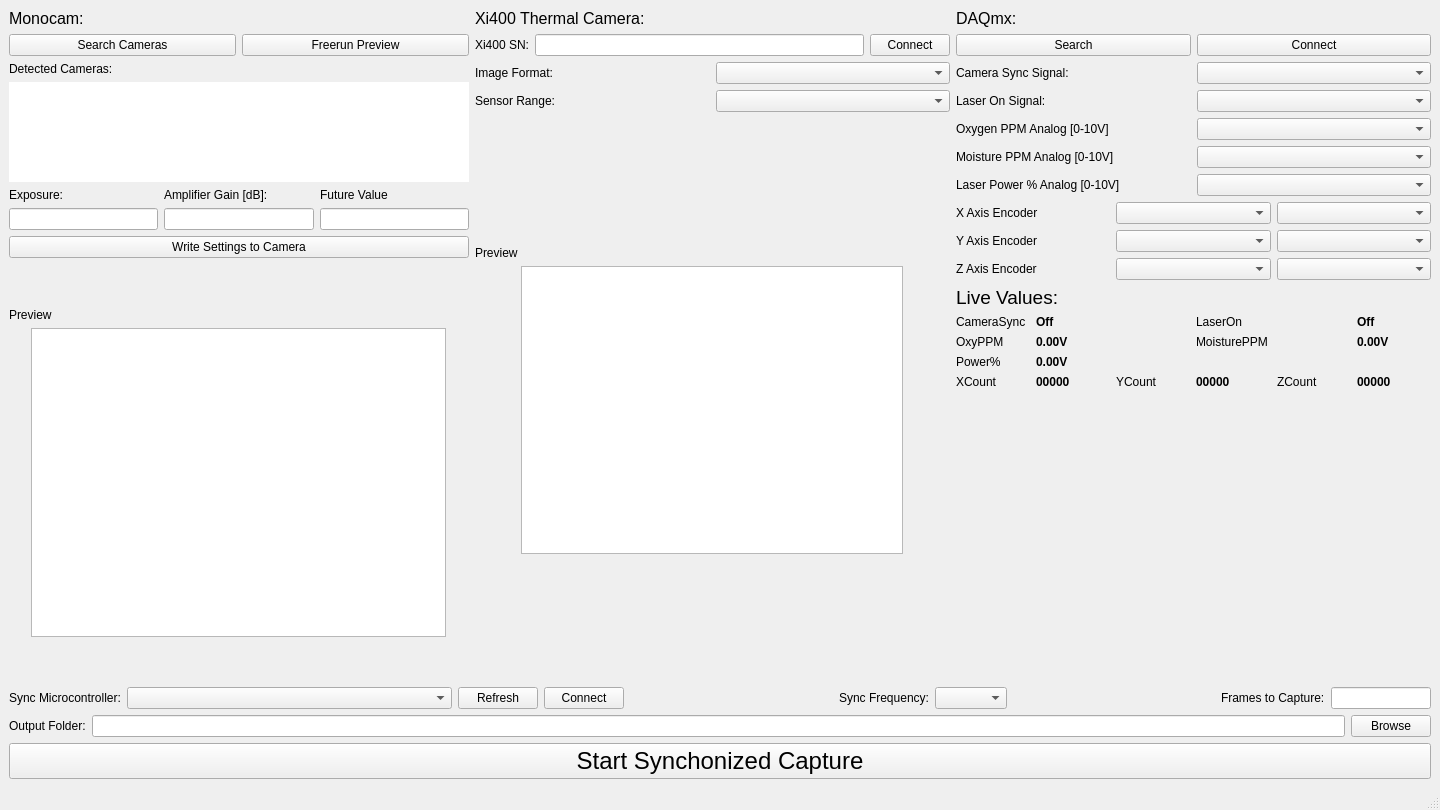
<?xml version="1.0" encoding="UTF-8"?>
<ui version="4.0">
 <class>MainWindow</class>
 <widget class="QMainWindow" name="MainWindow">
  <property name="geometry">
   <rect>
    <x>0</x>
    <y>0</y>
    <width>1440</width>
    <height>810</height>
   </rect>
  </property>
  <property name="windowTitle">
   <string>MainWindow</string>
  </property>
  <widget class="QWidget" name="centralwidget">
   <layout class="QVBoxLayout" name="verticalLayout_2">
    <item>
     <layout class="QVBoxLayout" name="VLMainLayout">
      <item>
       <layout class="QHBoxLayout" name="HLMainLayout">
        <item>
         <layout class="QVBoxLayout" name="VLAVCameras">
          <item>
           <widget class="QLabel" name="label">
            <property name="font">
             <font>
              <pointsize>12</pointsize>
             </font>
            </property>
            <property name="text">
             <string>Monocam:</string>
            </property>
           </widget>
          </item>
          <item>
           <layout class="QHBoxLayout" name="horizontalLayout_2">
            <item>
             <widget class="QPushButton" name="PBSearchMonocam">
              <property name="text">
               <string>Search Cameras</string>
              </property>
             </widget>
            </item>
            <item>
             <widget class="QPushButton" name="PBFreerunMonocam">
              <property name="text">
               <string>Freerun Preview</string>
              </property>
              <property name="checkable">
               <bool>true</bool>
              </property>
             </widget>
            </item>
           </layout>
          </item>
          <item>
           <widget class="QLabel" name="label_4">
            <property name="text">
             <string>Detected Cameras:</string>
            </property>
           </widget>
          </item>
          <item>
           <widget class="QListWidget" name="ListDetectedMonocam">
            <property name="maximumSize">
             <size>
              <width>475</width>
              <height>100</height>
             </size>
            </property>
            <property name="frameShape">
             <enum>QFrame::NoFrame</enum>
            </property>
            <property name="frameShadow">
             <enum>QFrame::Plain</enum>
            </property>
           </widget>
          </item>
          <item>
           <layout class="QHBoxLayout" name="HLCameraSettings">
            <item>
             <layout class="QVBoxLayout" name="VLCameraSetting">
              <item>
               <widget class="QLabel" name="label_5">
                <property name="text">
                 <string>Exposure:</string>
                </property>
               </widget>
              </item>
              <item>
               <widget class="QLineEdit" name="LEExposureMonocam"/>
              </item>
             </layout>
            </item>
            <item>
             <layout class="QVBoxLayout" name="VLCameraSetting_2">
              <item>
               <widget class="QLabel" name="label_6">
                <property name="text">
                 <string>Amplifier Gain [dB]:</string>
                </property>
               </widget>
              </item>
              <item>
               <widget class="QLineEdit" name="LEAmpGainMonocam"/>
              </item>
             </layout>
            </item>
            <item>
             <layout class="QVBoxLayout" name="VLCameraSetting_4">
              <item>
               <widget class="QLabel" name="label_9">
                <property name="text">
                 <string>Future Value</string>
                </property>
               </widget>
              </item>
              <item>
               <widget class="QLineEdit" name="LEAmpGainMonocam_2"/>
              </item>
             </layout>
            </item>
           </layout>
          </item>
          <item>
           <widget class="QPushButton" name="PBWriteToCamera">
            <property name="text">
             <string>Write Settings to Camera</string>
            </property>
           </widget>
          </item>
          <item>
           <spacer name="verticalSpacer_4">
            <property name="orientation">
             <enum>Qt::Vertical</enum>
            </property>
            <property name="sizeHint" stdset="0">
             <size>
              <width>20</width>
              <height>40</height>
             </size>
            </property>
           </spacer>
          </item>
          <item>
           <widget class="QLabel" name="label_7">
            <property name="text">
             <string>Preview</string>
            </property>
           </widget>
          </item>
          <item>
           <layout class="QHBoxLayout" name="horizontalLayout_3">
            <item>
             <widget class="QGraphicsView" name="GVPreviewMonocam">
              <property name="minimumSize">
               <size>
                <width>415</width>
                <height>309</height>
               </size>
              </property>
              <property name="maximumSize">
               <size>
                <width>415</width>
                <height>309</height>
               </size>
              </property>
             </widget>
            </item>
           </layout>
          </item>
          <item>
           <spacer name="verticalSpacer">
            <property name="orientation">
             <enum>Qt::Vertical</enum>
            </property>
            <property name="sizeHint" stdset="0">
             <size>
              <width>20</width>
              <height>40</height>
             </size>
            </property>
           </spacer>
          </item>
         </layout>
        </item>
        <item>
         <layout class="QVBoxLayout" name="VLIRCameras">
          <item>
           <widget class="QLabel" name="label_2">
            <property name="minimumSize">
             <size>
              <width>475</width>
              <height>0</height>
             </size>
            </property>
            <property name="font">
             <font>
              <pointsize>12</pointsize>
             </font>
            </property>
            <property name="text">
             <string>Xi400 Thermal Camera:</string>
            </property>
           </widget>
          </item>
          <item>
           <layout class="QHBoxLayout" name="HLXiDetails">
            <item>
             <widget class="QLabel" name="label_10">
              <property name="text">
               <string>Xi400 SN:</string>
              </property>
             </widget>
            </item>
            <item>
             <widget class="QLineEdit" name="LEXiSerialNumber"/>
            </item>
            <item>
             <widget class="QPushButton" name="PBXiToggleConnect">
              <property name="text">
               <string>Connect</string>
              </property>
             </widget>
            </item>
           </layout>
          </item>
          <item>
           <layout class="QHBoxLayout" name="horizontalLayout_7">
            <item>
             <widget class="QLabel" name="label_14">
              <property name="text">
               <string>Image Format:</string>
              </property>
             </widget>
            </item>
            <item>
             <widget class="QComboBox" name="CBoxXiFormat"/>
            </item>
           </layout>
          </item>
          <item>
           <layout class="QHBoxLayout" name="horizontalLayout_6">
            <item>
             <widget class="QLabel" name="label_13">
              <property name="text">
               <string>Sensor Range:</string>
              </property>
             </widget>
            </item>
            <item>
             <widget class="QComboBox" name="CBoxXiTempRange"/>
            </item>
           </layout>
          </item>
          <item>
           <spacer name="verticalSpacer_5">
            <property name="orientation">
             <enum>Qt::Vertical</enum>
            </property>
            <property name="sizeHint" stdset="0">
             <size>
              <width>20</width>
              <height>40</height>
             </size>
            </property>
           </spacer>
          </item>
          <item>
           <widget class="QLabel" name="label_15">
            <property name="text">
             <string>Preview</string>
            </property>
           </widget>
          </item>
          <item>
           <layout class="QHBoxLayout" name="horizontalLayout_8">
            <item>
             <widget class="QGraphicsView" name="GVXiPreview">
              <property name="minimumSize">
               <size>
                <width>382</width>
                <height>288</height>
               </size>
              </property>
              <property name="maximumSize">
               <size>
                <width>382</width>
                <height>288</height>
               </size>
              </property>
             </widget>
            </item>
           </layout>
          </item>
          <item>
           <spacer name="verticalSpacer_2">
            <property name="orientation">
             <enum>Qt::Vertical</enum>
            </property>
            <property name="sizeHint" stdset="0">
             <size>
              <width>20</width>
              <height>40</height>
             </size>
            </property>
           </spacer>
          </item>
         </layout>
        </item>
        <item>
         <layout class="QVBoxLayout" name="VLDAQmx">
          <item>
           <widget class="QLabel" name="label_3">
            <property name="minimumSize">
             <size>
              <width>475</width>
              <height>0</height>
             </size>
            </property>
            <property name="font">
             <font>
              <pointsize>12</pointsize>
             </font>
            </property>
            <property name="text">
             <string>DAQmx:</string>
            </property>
           </widget>
          </item>
          <item>
           <layout class="QHBoxLayout" name="horizontalLayout_9">
            <item>
             <widget class="QPushButton" name="PBDAQSearch">
              <property name="text">
               <string>Search</string>
              </property>
             </widget>
            </item>
            <item>
             <widget class="QPushButton" name="PBDAQConnToggle">
              <property name="text">
               <string>Connect</string>
              </property>
             </widget>
            </item>
           </layout>
          </item>
          <item>
           <layout class="QHBoxLayout" name="CameraSyncLayout">
            <item>
             <widget class="QLabel" name="label_17">
              <property name="text">
               <string>Camera Sync Signal:</string>
              </property>
             </widget>
            </item>
            <item>
             <widget class="QComboBox" name="CBoxCamSyncSignal"/>
            </item>
           </layout>
          </item>
          <item>
           <layout class="QHBoxLayout" name="horizontalLayout_18">
            <item>
             <widget class="QLabel" name="label_24">
              <property name="text">
               <string>Laser On Signal:</string>
              </property>
             </widget>
            </item>
            <item>
             <widget class="QComboBox" name="CBoxLaserOnSignal"/>
            </item>
           </layout>
          </item>
          <item>
           <layout class="QHBoxLayout" name="horizontalLayout_12">
            <item>
             <widget class="QLabel" name="label_18">
              <property name="text">
               <string>Oxygen PPM Analog [0-10V]</string>
              </property>
             </widget>
            </item>
            <item>
             <widget class="QComboBox" name="CBoxOxyPPMSignal"/>
            </item>
           </layout>
          </item>
          <item>
           <layout class="QHBoxLayout" name="horizontalLayout_19">
            <item>
             <widget class="QLabel" name="label_25">
              <property name="text">
               <string>Moisture PPM Analog [0-10V]</string>
              </property>
             </widget>
            </item>
            <item>
             <widget class="QComboBox" name="CBoxMoisturePPMSignal"/>
            </item>
           </layout>
          </item>
          <item>
           <layout class="QHBoxLayout" name="horizontalLayout_20">
            <item>
             <widget class="QLabel" name="label_26">
              <property name="text">
               <string>Laser Power % Analog [0-10V]</string>
              </property>
             </widget>
            </item>
            <item>
             <widget class="QComboBox" name="CBoxLaserPowerPctSignal"/>
            </item>
           </layout>
          </item>
          <item>
           <layout class="QHBoxLayout" name="horizontalLayout_13">
            <item>
             <widget class="QLabel" name="label_19">
              <property name="text">
               <string>X Axis Encoder</string>
              </property>
             </widget>
            </item>
            <item>
             <widget class="QComboBox" name="CBoxXEncoderA"/>
            </item>
            <item>
             <widget class="QComboBox" name="CBoxXEncoderB"/>
            </item>
           </layout>
          </item>
          <item>
           <layout class="QHBoxLayout" name="horizontalLayout_10">
            <item>
             <widget class="QLabel" name="label_16">
              <property name="text">
               <string>Y Axis Encoder</string>
              </property>
             </widget>
            </item>
            <item>
             <widget class="QComboBox" name="CBoxYEncoderA"/>
            </item>
            <item>
             <widget class="QComboBox" name="CBoxYEncoderB"/>
            </item>
           </layout>
          </item>
          <item>
           <layout class="QHBoxLayout" name="horizontalLayout_16">
            <item>
             <widget class="QLabel" name="label_22">
              <property name="text">
               <string>Z Axis Encoder</string>
              </property>
             </widget>
            </item>
            <item>
             <widget class="QComboBox" name="CBoxZEncoderA"/>
            </item>
            <item>
             <widget class="QComboBox" name="CBoxZEncoderB"/>
            </item>
           </layout>
          </item>
          <item>
           <widget class="QLabel" name="label_27">
            <property name="font">
             <font>
              <pointsize>14</pointsize>
             </font>
            </property>
            <property name="text">
             <string>Live Values:</string>
            </property>
           </widget>
          </item>
          <item>
           <layout class="QGridLayout" name="gridLayout">
            <item row="4" column="1">
             <widget class="QLabel" name="LPowerPctState">
              <property name="font">
               <font>
                <bold>true</bold>
               </font>
              </property>
              <property name="text">
               <string>0.00V</string>
              </property>
             </widget>
            </item>
            <item row="3" column="1">
             <widget class="QLabel" name="LOxyPPMState">
              <property name="font">
               <font>
                <bold>true</bold>
               </font>
              </property>
              <property name="text">
               <string>0.00V</string>
              </property>
             </widget>
            </item>
            <item row="2" column="0">
             <widget class="QLabel" name="label_28">
              <property name="text">
               <string>CameraSync</string>
              </property>
             </widget>
            </item>
            <item row="5" column="1">
             <widget class="QLabel" name="LXCount">
              <property name="font">
               <font>
                <bold>true</bold>
               </font>
              </property>
              <property name="text">
               <string>00000</string>
              </property>
             </widget>
            </item>
            <item row="5" column="2">
             <widget class="QLabel" name="label_53">
              <property name="text">
               <string>YCount</string>
              </property>
             </widget>
            </item>
            <item row="3" column="0">
             <widget class="QLabel" name="label_35">
              <property name="text">
               <string>OxyPPM</string>
              </property>
             </widget>
            </item>
            <item row="2" column="1">
             <widget class="QLabel" name="LCameraSyncState">
              <property name="font">
               <font>
                <bold>true</bold>
               </font>
              </property>
              <property name="text">
               <string>Off</string>
              </property>
             </widget>
            </item>
            <item row="5" column="0">
             <widget class="QLabel" name="label_37">
              <property name="text">
               <string>XCount</string>
              </property>
             </widget>
            </item>
            <item row="4" column="0">
             <widget class="QLabel" name="label_36">
              <property name="text">
               <string>Power%</string>
              </property>
             </widget>
            </item>
            <item row="2" column="5">
             <widget class="QLabel" name="LPewPewOnState">
              <property name="font">
               <font>
                <bold>true</bold>
               </font>
              </property>
              <property name="text">
               <string>Off</string>
              </property>
             </widget>
            </item>
            <item row="3" column="3">
             <widget class="QLabel" name="label_33">
              <property name="text">
               <string>MoisturePPM</string>
              </property>
             </widget>
            </item>
            <item row="3" column="5">
             <widget class="QLabel" name="LWaterPPMState">
              <property name="font">
               <font>
                <bold>true</bold>
               </font>
              </property>
              <property name="text">
               <string>0.00V</string>
              </property>
             </widget>
            </item>
            <item row="5" column="5">
             <widget class="QLabel" name="LZCount">
              <property name="font">
               <font>
                <bold>true</bold>
               </font>
              </property>
              <property name="text">
               <string>00000</string>
              </property>
             </widget>
            </item>
            <item row="5" column="3">
             <widget class="QLabel" name="LYCount">
              <property name="font">
               <font>
                <bold>true</bold>
               </font>
              </property>
              <property name="text">
               <string>00000</string>
              </property>
             </widget>
            </item>
            <item row="2" column="3">
             <widget class="QLabel" name="label_30">
              <property name="text">
               <string>LaserOn</string>
              </property>
             </widget>
            </item>
            <item row="5" column="4">
             <widget class="QLabel" name="label_51">
              <property name="text">
               <string>ZCount</string>
              </property>
             </widget>
            </item>
           </layout>
          </item>
          <item>
           <spacer name="verticalSpacer_3">
            <property name="orientation">
             <enum>Qt::Vertical</enum>
            </property>
            <property name="sizeHint" stdset="0">
             <size>
              <width>20</width>
              <height>40</height>
             </size>
            </property>
           </spacer>
          </item>
         </layout>
        </item>
       </layout>
      </item>
      <item>
       <layout class="QHBoxLayout" name="HLExperimentDetails">
        <item>
         <widget class="QLabel" name="label_8">
          <property name="maximumSize">
           <size>
            <width>120</width>
            <height>16777215</height>
           </size>
          </property>
          <property name="text">
           <string>Sync Microcontroller:</string>
          </property>
         </widget>
        </item>
        <item>
         <widget class="QComboBox" name="CBoxMicroPort">
          <property name="minimumSize">
           <size>
            <width>325</width>
            <height>0</height>
           </size>
          </property>
          <property name="maximumSize">
           <size>
            <width>200</width>
            <height>16777215</height>
           </size>
          </property>
         </widget>
        </item>
        <item>
         <widget class="QPushButton" name="PBMicroRefresh">
          <property name="maximumSize">
           <size>
            <width>100</width>
            <height>16777215</height>
           </size>
          </property>
          <property name="text">
           <string>Refresh</string>
          </property>
         </widget>
        </item>
        <item>
         <widget class="QPushButton" name="PBMicroConnect">
          <property name="maximumSize">
           <size>
            <width>100</width>
            <height>16777215</height>
           </size>
          </property>
          <property name="text">
           <string>Connect</string>
          </property>
         </widget>
        </item>
        <item>
         <spacer name="horizontalSpacer_2">
          <property name="orientation">
           <enum>Qt::Horizontal</enum>
          </property>
          <property name="sizeHint" stdset="0">
           <size>
            <width>40</width>
            <height>20</height>
           </size>
          </property>
         </spacer>
        </item>
        <item>
         <widget class="QLabel" name="label_11">
          <property name="maximumSize">
           <size>
            <width>100</width>
            <height>16777215</height>
           </size>
          </property>
          <property name="text">
           <string>Sync Frequency:</string>
          </property>
         </widget>
        </item>
        <item>
         <widget class="QComboBox" name="CBoxSyncFreq"/>
        </item>
        <item>
         <spacer name="horizontalSpacer">
          <property name="orientation">
           <enum>Qt::Horizontal</enum>
          </property>
          <property name="sizeHint" stdset="0">
           <size>
            <width>40</width>
            <height>20</height>
           </size>
          </property>
         </spacer>
        </item>
        <item>
         <widget class="QLabel" name="label_12">
          <property name="text">
           <string>Frames to Capture:</string>
          </property>
         </widget>
        </item>
        <item>
         <widget class="QLineEdit" name="LEFramesToGrab">
          <property name="maximumSize">
           <size>
            <width>100</width>
            <height>16777215</height>
           </size>
          </property>
         </widget>
        </item>
       </layout>
      </item>
      <item>
       <layout class="QHBoxLayout" name="HLOutputInfo">
        <item>
         <widget class="QLabel" name="label_21">
          <property name="text">
           <string>Output Folder:</string>
          </property>
         </widget>
        </item>
        <item>
         <widget class="QLineEdit" name="LEOutputDirectoryPath"/>
        </item>
        <item>
         <widget class="QPushButton" name="PBBrowseOutputPath">
          <property name="text">
           <string>Browse</string>
          </property>
         </widget>
        </item>
       </layout>
      </item>
      <item>
       <widget class="QPushButton" name="PBStartExperiment">
        <property name="font">
         <font>
          <pointsize>18</pointsize>
         </font>
        </property>
        <property name="text">
         <string>Start Synchonized Capture</string>
        </property>
       </widget>
      </item>
     </layout>
    </item>
   </layout>
  </widget>
  <widget class="QMenuBar" name="menubar">
   <property name="geometry">
    <rect>
     <x>0</x>
     <y>0</y>
     <width>1440</width>
     <height>22</height>
    </rect>
   </property>
  </widget>
  <widget class="QStatusBar" name="statusbar"/>
 </widget>
 <resources/>
 <connections/>
</ui>
